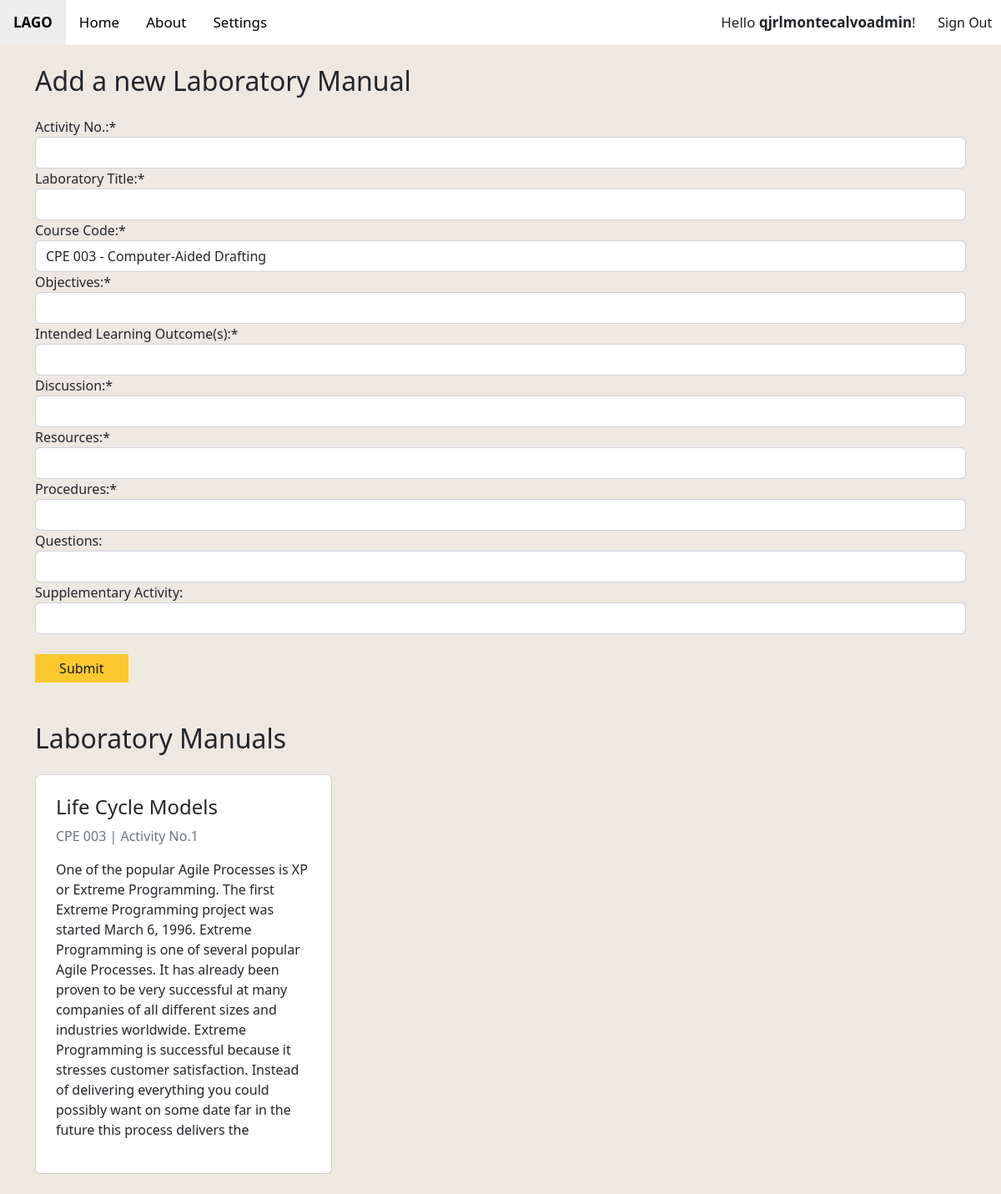
The app's page /home/insert (signed in) with its own data.
### main/models.py (models this page shows, shortened)
class labmanual(models.Model):
    act_no = models.CharField(max_length=20, default="")
    lab_title = models.CharField(max_length=50)
    course_code = models.CharField(max_length=50)
    objective = models.CharField(max_length=200)
    ilos = models.CharField(max_length=200)
    discussion = models.CharField(max_length=500)
    res = models.CharField(max_length=100)
    procedures = models.CharField(max_length=300)
    questions = models.CharField(max_length=200)
    supplementary = models.CharField(max_length=200)

### main/views.py (the view, shortened to what this page needs)
# urls.py: path("home/insert", views.insertlab, name="insertlab"),
@login_required(login_url='/')
def insertlab(request):
	labmanual_form = LabManualForm()
	manual = labmanual.objects.all()
	return render(request=request, template_name="main/insertlab.html", context={'labmanual_form':labmanual_form, 'manual':manual})

### main/forms.py
class LabManualForm(forms.ModelForm):
	course_code = forms.CharField(label='Choose', widget=forms.Select(choices=courses_cpe))
	supplementary = forms.CharField(required=False)
	questions = forms.CharField(required=False)
	class Meta:
		model = labmanual
		fields = (
			'act_no',
			'lab_title',
			'course_code',
			'objective',
			'ilos',
			'discussion',
			'res',
			'procedures',
			'questions',
			'supplementary',
		)
	def __init__(self, *args, **kwargs):
		super().__init__(*args, **kwargs)
		self.fields['act_no'].label = "Activity No.:"
		self.fields['lab_title'].label = "Laboratory Title:"
		self.fields['course_code'].label = "Course Code:"
		self.fields['objective'].label = "Objectives:"
		self.fields['ilos'].label = "Intended Learning Outcome(s):"
		self.fields['discussion'].label = "Discussion:"
		self.fields['res'].label = "Resources:"
		self.fields['procedures'].label = "Procedures:"
		self.fields['questions'].label = "Questions:"
		self.fields['supplementary'].label = "Supplementary Activity:"

### main/templates/main/insertlab.html (shortened to what this page needs)
{%  extends 'main/base.html' %}
{% block head %}
<div class="topnav bg-white" id="myTopnav">
  <a href="#" class="active"><b>LAGO</b></a>
  <a href="/home">Home</a>
  <a href="#contact">About</a>
  <a href="/home/insert">Settings</a>
  <div class="d-flex flex-row-reverse">
    <button onclick="document.getElementById('id01').style.display='block'">Sign Out</button>
    <a aria-disabled="true" >Hello&nbsp;<b>{{request.user.username}}</b>!</a>
  </div>
</div>
{% endblock %}
{% block body %}
{% load crispy_forms_tags %}
<div class="container">
  <h2 class="my-4">Add a new Laboratory Manual</h2>
  <form method="post" enctype="multipart/form-data">
        {{labmanual_form|crispy}}
        <button class="btnwarning my-4" type="submit">Submit</button>
  </form>
  <h2 class="my-4">Laboratory Manuals</h2>
  <div class="row">
    {% for m in manual %}
    <div class="col-lg-4 col-md-6 col-sm-12 pb-4">
      <div class="card h-100 p-4">
        <h4>{{m.lab_title}}</h4>
        <p class="text-muted">{{m.course_code}} | Activity No.{{m.act_no}}</p>
        <p>{{m.discussion}}</p>
      </div>
    </div>
    {% empty %}
    <p>No laboratory manual added.</p>
    {% endfor %}
  </div>
</div>
{% endblock %}

### main/templates/main/base.html (shortened to what this page needs)
<!doctype html>
<html lang="en">
    <head>
        {% block head %}{% endblock %}
        <link href="https://cdn.jsdelivr.net/npm/bootstrap@5.2.2/dist/css/bootstrap.min.css" rel="stylesheet">
    </head>
    <body>
        <body style="background-color: #ede8e0;">
        {% block body %}{% endblock %}
    </body>
</html>

### main/templates/main/base.html (style rules this page uses)
body { font-family: Arial, Helvetica, sans-serif; overflow-x: hidden; }
.topnav { overflow: hidden; background-color: #333; }
.topnav a { float: left; display: block; color: #000000; text-align: center; padding: 14px 16px; text-decoration: none; font-size: 17px; }
.active { background-color: #fec007; }
button { background-color: #FFFFFF; color: black; padding: 5px 5px; margin: 8px 0; border: none; cursor: pointer; width: 10%; opacity: 0.9; }
.btnwarning { background-color: #fdc51d; }

### records on screen
labmanual: lab_title "Life Cycle Models", course_code "CPE 003", act_no "1", discussion "One of the popular Agile Processes is XP or Extreme Programming. The first Extreme Programming project was started March 6, 1996. Extreme Programming is one of several popular Agile Processes. It has already been proven to be very successful at many companies of all different sizes and industries worldwide. Extreme Programming is successful because it stresses customer satisfaction. Instead of delivering everything you could possibly want on some date far in the future this process delivers the"

### other values on screen
{{ request.user.username }} "qjrlmontecalvoadmin"
